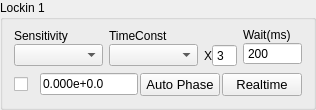
             <widget class="QGroupBox" name="lockin1Group">
              <property name="sizePolicy">
               <sizepolicy hsizetype="Expanding" vsizetype="Expanding">
                <horstretch>0</horstretch>
                <verstretch>0</verstretch>
               </sizepolicy>
              </property>
              <property name="title">
               <string>Lockin 1</string>
              </property>
              <layout class="QVBoxLayout" name="verticalLayout_69">
               <property name="topMargin">
                <number>2</number>
               </property>
               <item>
                <layout class="QVBoxLayout" name="verticalLayout_58" stretch="4,3,1">
                 <property name="sizeConstraint">
                  <enum>QLayout::SizeConstraint::SetNoConstraint</enum>
                 </property>
                 <item>
                  <widget class="PlotWidget" name="realDisChart1" native="true">
                   <property name="mytype" stdset="0">
                    <string>chart</string>
                   </property>
                  </widget>
                 </item>
                 <item>
                  <layout class="QHBoxLayout" name="horizontalLayout_17" stretch="3,3,1,2">
                   <item>
                    <layout class="QVBoxLayout" name="verticalLayout">
                     <property name="spacing">
                      <number>0</number>
                     </property>
                     <item>
                      <widget class="QLabel" name="label_15">
                       <property name="sizePolicy">
                        <sizepolicy hsizetype="Expanding" vsizetype="Fixed">
                         <horstretch>0</horstretch>
                         <verstretch>0</verstretch>
                        </sizepolicy>
                       </property>
                       <property name="text">
                        <string>Sensitivity</string>
                       </property>
                       <property name="mytype" stdset="0">
                        <string>label</string>
                       </property>
                      </widget>
                     </item>
                     <item>
                      <widget class="QComboBox" name="sensitivity1">
                       <property name="sizePolicy">
                        <sizepolicy hsizetype="Expanding" vsizetype="Fixed">
                         <horstretch>0</horstretch>
                         <verstretch>0</verstretch>
                        </sizepolicy>
                       </property>
                       <property name="maximumSize">
                        <size>
                         <width>16777215</width>
                         <height>16777215</height>
                        </size>
                       </property>
                       <property name="font">
                        <font>
                         <pointsize>8</pointsize>
                        </font>
                       </property>
                      </widget>
                     </item>
                    </layout>
                   </item>
                   <item>
                    <layout class="QVBoxLayout" name="verticalLayout_2">
                     <property name="spacing">
                      <number>0</number>
                     </property>
                     <property name="leftMargin">
                      <number>0</number>
                     </property>
                     <item>
                      <widget class="QLabel" name="label_18">
                       <property name="sizePolicy">
                        <sizepolicy hsizetype="Expanding" vsizetype="Fixed">
                         <horstretch>0</horstretch>
                         <verstretch>0</verstretch>
                        </sizepolicy>
                       </property>
                       <property name="maximumSize">
                        <size>
                         <width>16777215</width>
                         <height>16777215</height>
                        </size>
                       </property>
                       <property name="text">
                        <string>TimeConst</string>
                       </property>
                       <property name="mytype" stdset="0">
                        <string>label</string>
                       </property>
                      </widget>
                     </item>
                     <item>
                      <widget class="QComboBox" name="timeConst1">
                       <property name="sizePolicy">
                        <sizepolicy hsizetype="Expanding" vsizetype="Fixed">
                         <horstretch>0</horstretch>
                         <verstretch>0</verstretch>
                        </sizepolicy>
                       </property>
                       <property name="maximumSize">
                        <size>
                         <width>16777215</width>
                         <height>16777215</height>
                        </size>
                       </property>
                       <property name="font">
                        <font>
                         <pointsize>8</pointsize>
                        </font>
                       </property>
                      </widget>
                     </item>
                    </layout>
                   </item>
                   <item>
                    <layout class="QVBoxLayout" name="verticalLayout_50">
                     <property name="spacing">
                      <number>0</number>
                     </property>
                     <item>
                      <spacer name="horizontalSpacer">
                       <property name="orientation">
                        <enum>Qt::Orientation::Horizontal</enum>
                       </property>
                       <property name="sizeHint" stdset="0">
                        <size>
                         <width>67</width>
                         <height>16</height>
                        </size>
                       </property>
                      </spacer>
                     </item>
                     <item>
                      <layout class="QHBoxLayout" name="horizontalLayout_14">
                       <property name="spacing">
                        <number>0</number>
                       </property>
                       <item>
                        <widget class="QLabel" name="label">
                         <property name="maximumSize">
                          <size>
                           <width>20</width>
                           <height>30</height>
                          </size>
                         </property>
                         <property name="text">
                          <string>X</string>
                         </property>
                        </widget>
                       </item>
                       <item>
                        <widget class="QSpinBox" name="wait1multip">
                         <property name="sizePolicy">
                          <sizepolicy hsizetype="Expanding" vsizetype="Fixed">
                           <horstretch>0</horstretch>
                           <verstretch>0</verstretch>
                          </sizepolicy>
                         </property>
                         <property name="maximumSize">
                          <size>
                           <width>16777215</width>
                           <height>16777215</height>
                          </size>
                         </property>
                         <property name="buttonSymbols">
                          <enum>QAbstractSpinBox::ButtonSymbols::NoButtons</enum>
                         </property>
                         <property name="text" stdset="0">
                          <string>3</string>
                         </property>
                         <property name="minimum">
                          <number>1</number>
                         </property>
                         <property name="maximum">
                          <number>10</number>
                         </property>
                         <property name="value">
                          <number>3</number>
                         </property>
                        </widget>
                       </item>
                      </layout>
                     </item>
                    </layout>
                   </item>
                   <item>
                    <layout class="QVBoxLayout" name="verticalLayout_3">
                     <property name="spacing">
                      <number>0</number>
                     </property>
                     <item>
                      <widget class="QLabel" name="label_19">
                       <property name="sizePolicy">
                        <sizepolicy hsizetype="Expanding" vsizetype="Fixed">
                         <horstretch>0</horstretch>
                         <verstretch>0</verstretch>
                        </sizepolicy>
                       </property>
                       <property name="text">
                        <string>Wait(ms)</string>
                       </property>
                       <property name="mytype" stdset="0">
                        <string>label</string>
                       </property>
                      </widget>
                     </item>
                     <item>
                      <widget class="QSpinBox" name="wait1">
                       <property name="sizePolicy">
                        <sizepolicy hsizetype="Expanding" vsizetype="Fixed">
                         <horstretch>0</horstretch>
                         <verstretch>0</verstretch>
                        </sizepolicy>
                       </property>
                       <property name="maximumSize">
                        <size>
                         <width>16777215</width>
                         <height>16777215</height>
                        </size>
                       </property>
                       <property name="buttonSymbols">
                        <enum>QAbstractSpinBox::ButtonSymbols::NoButtons</enum>
                       </property>
                       <property name="text" stdset="0">
                        <string>200</string>
                       </property>
                       <property name="minimum">
                        <number>0</number>
                       </property>
                       <property name="maximum">
                        <number>10000</number>
                       </property>
                       <property name="value">
                        <number>200</number>
                       </property>
                      </widget>
                     </item>
                    </layout>
                   </item>
                  </layout>
                 </item>
                 <item>
                  <layout class="QHBoxLayout" name="horizontalLayout_4" stretch="1,4,3,3">
                   <property name="spacing">
                    <number>2</number>
                   </property>
                   <item>
                    <widget class="QCheckBox" name="activeLockin1">
                     <property name="sizePolicy">
                      <sizepolicy hsizetype="Expanding" vsizetype="Fixed">
                       <horstretch>0</horstretch>
                       <verstretch>0</verstretch>
                      </sizepolicy>
                     </property>
                     <property name="toolTip">
                      <string>Active Instrument?</string>
                     </property>
                     <property name="text">
                      <string/>
                     </property>
                     <property name="checked">
                      <bool>false</bool>
                     </property>
                     <property name="mytype" stdset="0">
                      <string>checkbox</string>
                     </property>
                    </widget>
                   </item>
                   <item>
                    <widget class="QLineEdit" name="realDisChart1Num">
                     <property name="enabled">
                      <bool>true</bool>
                     </property>
                     <property name="sizePolicy">
                      <sizepolicy hsizetype="Expanding" vsizetype="Fixed">
                       <horstretch>0</horstretch>
                       <verstretch>0</verstretch>
                      </sizepolicy>
                     </property>
                     <property name="text">
                      <string>0.000e+0.0</string>
                     </property>
                     <property name="mytype" stdset="0">
                      <string>inst_disp</string>
                     </property>
                    </widget>
                   </item>
                   <item>
                    <widget class="QPushButton" name="autoPhase1">
                     <property name="sizePolicy">
                      <sizepolicy hsizetype="Preferred" vsizetype="Fixed">
                       <horstretch>0</horstretch>
                       <verstretch>0</verstretch>
                      </sizepolicy>
                     </property>
                     <property name="maximumSize">
                      <size>
                       <width>16777215</width>
                       <height>16777215</height>
                      </size>
                     </property>
                     <property name="font">
                      <font>
                       <pointsize>10</pointsize>
                      </font>
                     </property>
                     <property name="text">
                      <string>Auto Phase</string>
                     </property>
                     <property name="iconSize">
                      <size>
                       <width>16</width>
                       <height>16</height>
                      </size>
                     </property>
                    </widget>
                   </item>
                   <item>
                    <widget class="QPushButton" name="realtimeDisp1">
                     <property name="sizePolicy">
                      <sizepolicy hsizetype="Preferred" vsizetype="Preferred">
                       <horstretch>0</horstretch>
                       <verstretch>0</verstretch>
                      </sizepolicy>
                     </property>
                     <property name="maximumSize">
                      <size>
                       <width>16777215</width>
                       <height>16777215</height>
                      </size>
                     </property>
                     <property name="font">
                      <font>
                       <pointsize>10</pointsize>
                      </font>
                     </property>
                     <property name="text">
                      <string>Realtime</string>
                     </property>
                     <property name="checkable">
                      <bool>true</bool>
                     </property>
                     <property name="checked">
                      <bool>false</bool>
                     </property>
                    </widget>
                   </item>
                  </layout>
                 </item>
                </layout>
               </item>
              </layout>
             </widget>
